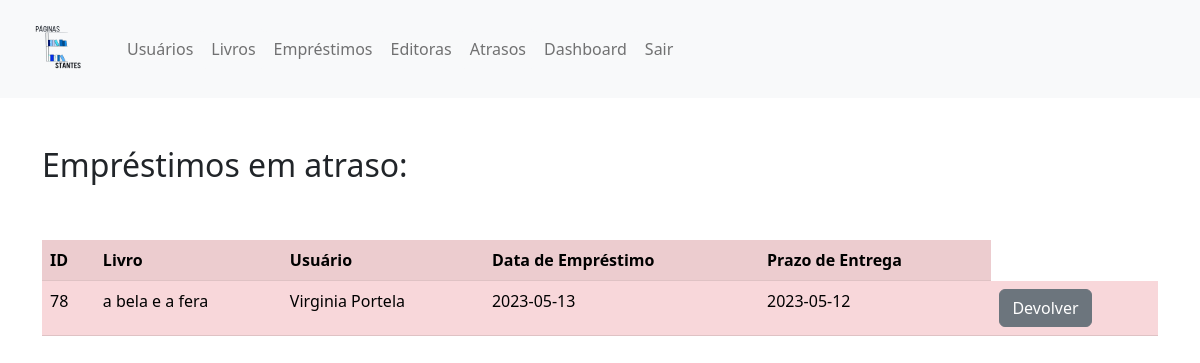
Before: /ProjetoWDA/atrasos.php (signed in) with the older database file.
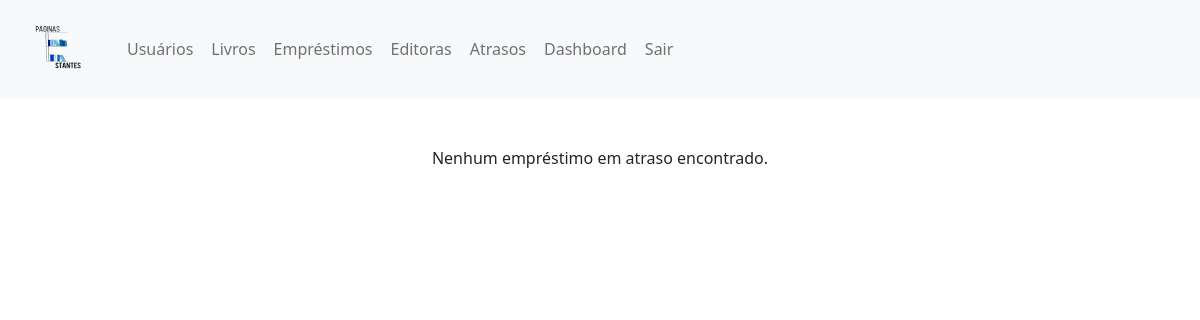
After: the same page with the newer database file.
### tables this page shows
CREATE TABLE `emprestimos` (
  `id` int(11) NOT NULL,
  `livro_id` int(11) DEFAULT NULL,
  `livro_nome` text NOT NULL,
  `usuario_id` int(11) NOT NULL,
  `usuario_nome` text NOT NULL,
  `cpf_usuario` text NOT NULL,
  `data_emprestimo` date NOT NULL,
  `data_devolucao` date NOT NULL,
  `prazo_entrega` date NOT NULL,
  `status` text NOT NULL
);

### ProjetoWDA/atrasos.php (the view, shortened to what this page needs)
<!DOCTYPE html>
<html>
<head>
	<link rel="stylesheet" href="css/bootstrap.min.css">
	<link rel="stylesheet" href="style.css">
</head>
<body>
<nav class="navbar navbar-expand-lg bg-light">
        <div class="container-fluid">
		<a class="navbar-brand" href="#">
      		<img src="logo.png" alt="Bootstrap" width="90" height="72">
    	</a>
          <div class="collapse navbar-collapse" id="navbarNavAltMarkup">
            <div class="navbar-nav">
              <a class="nav-link btn btn-light" href="usuarios.php">Usuários</a>
			  <a class="nav-link btn btn-light" href="livros.php">Livros</a>
			  <a class="nav-link btn btn-light" href="emprestimos.php">Empréstimos</a>
			  <a class="nav-link btn btn-light" href="editoras.php">Editoras</a>
			  <a class="nav-link btn btn-light" href="atrasos.php">Atrasos</a>
			  <a class="nav-link btn btn-light" href="dashboard.php" class="dashboard-button">Dashboard</a>
			  <a class="nav-link btn btn-light" href="logout.php">Sair</a>
            </div>
          </div>
        </div>
      </nav>
	  <br><br>
<?php
include_once('conexao.php');
$query_emprestimos = "SELECT * FROM emprestimos WHERE prazo_entrega < CURDATE()";
$resultado_emprestimos = mysqli_query($conn, $query_emprestimos);
if(mysqli_num_rows($resultado_emprestimos) > 0) {
    echo "<div class='container'><h2>Empréstimos em atraso:</h2><br><br>";
    echo "<table class='table table-danger table-striped'>";
    echo "<tr><th>ID</th><th>Livro</th><th>Usuário</th><th>Data de Empréstimo</th><th>Prazo de Entrega</th></tr>";
    while($row = mysqli_fetch_assoc($resultado_emprestimos)) {
        echo "<tr>";
        echo "<td>".$row['id']."</td>";
        echo "<td>".$row['livro_nome']."</td>";
        echo "<td>".$row['usuario_nome']."</td>";
        echo "<td>".$row['data_emprestimo']."</td>";
        echo "<td>".$row['prazo_entrega']."</td>";
        echo "<td><a href='devolver.php?id=".$row["id"]."'><button type='button' class='btn btn-secondary'>Devolver</button></a></td>";
        echo "</tr>";
    }
    echo "</table></div>";
} else {
    echo "<div class='container'><center><p>Nenhum empréstimo em atraso encontrado.</p></center></div>";
}
?>

Changed rows visible on the page:
removed emprestimos: id "78", livro_nome "a bela e a fera", usuario_nome "Virginia Portela", data_emprestimo "2023-05-13", prazo_entrega "2023-05-12"
Other visible differences:
text no longer shown: "Empréstimos em atraso: ID Livro Usuário Data de Empréstimo Prazo de Entrega"
text now shown: "Nenhum empréstimo em atraso encontrado."
